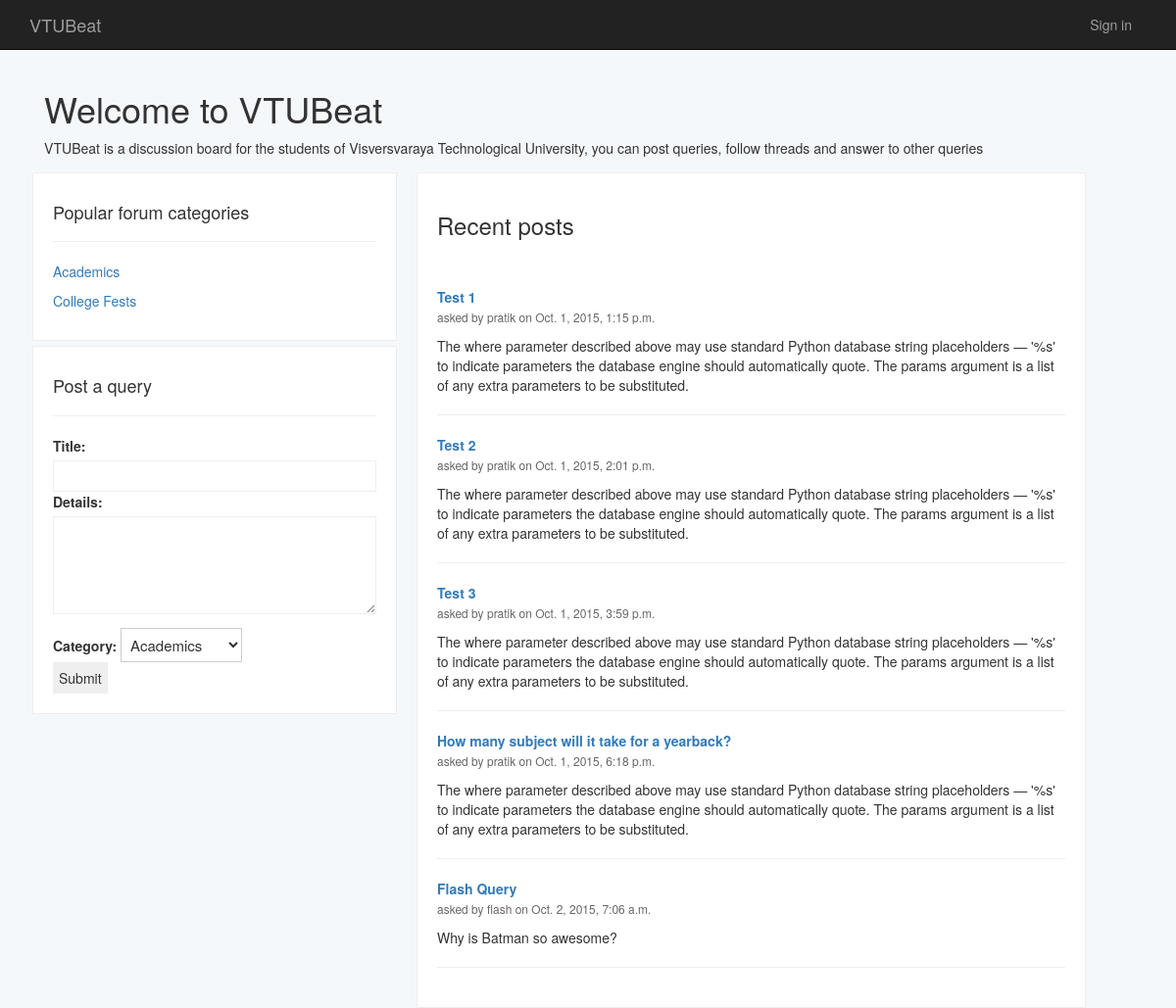
The page / on the database its author committed.
### post/models.py (models this page shows, shortened)
class Category(models.Model):
    cat_name = models.CharField(max_length=255)
    cat_desc = models.TextField()
    cat_slug = models.SlugField()
    class Meta:
        verbose_name_plural = 'Categories'
    def __unicode__(self):
		return self.cat_name

class Query(models.Model):
    title = models.CharField(max_length=255)
    query_details = models.TextField()
    date = models.DateTimeField(default = datetime.now)
    query_by = models.ForeignKey(User)
    query_cat = models.ManyToManyField(Category, related_name = "category")
    query_slug = models.SlugField()
    class Meta:
        verbose_name_plural = 'Queries'

### post/views.py (the view)
# urls.py: url(r'^$',post_views.index),
def index(request):
    form = QuerySubmitForm()
    recent_queries = Query.objects.all()
    categories = Category.objects.all()
    return render(request,"index.html", {"form":form,"queries":recent_queries,"categories":categories})

### post/forms.py
class QuerySubmitForm(forms.Form):
    query_title = forms.CharField(label="Title",max_length=255)
    query_text = forms.CharField(label="Details",widget=forms.Textarea)
    query_cat = forms.ChoiceField(label="Category",choices=CHOICES)

### templates/index.html (shortened to what this page needs)
{% extends "base.html" %}
    {% block content %}
      <div class="container">
        <div class="col-md-12 banner">
          <h1>Welcome to VTUBeat</h1>
          <p>VTUBeat is a discussion board for the students of Visversvaraya Technological University, you can
            post queries, follow threads and answer to other queries
          </p>
        </div>
        <div class="row">
          <div class="col-md-4 sidebar">
              <div class="row category-bar">
                <h4>Popular forum categories</h4>
                <hr/>
                {% for category in categories %}
                  <p><a href="{{ request.build_absolute_uri }}category/{{ category.cat_slug }}">{{ category }}</a></p>
                {% endfor %}
              </div>
              <div class="row query-form">
                <h4> Post a query</h4>
                <hr/>
                <form action="{{ request.build_absolute_uri }}post/" method="post">
                    {{ form }}
                    <input type="submit" value="Submit" />
                </form>
              </div>
          </div>
          <div class="col-md-7 all-queries">
              <h3>Recent posts</h3>
              <br/><br/>
              {% for query in queries %}
              <div class="query">
                <p>
                  <b>
                    <a href="{{ request.build_absolute_uri }}query/{{ query.query_slug }}">
                      {{ query.title }}
                    </a>
                  </b>
                  <span class="author">
                    <br/> asked by {{ query.query_by }} on {{ query.date }}
                  </span>
                </p>
                {{ query.query_details }}
              </div>
              <hr/>
            {% endfor %}
          </div>
        </div>
      </div>
    {% endblock %}

### static/css/custom.css (style rules this page uses)
body { background-color:#f5f8fa!important; }
.category-bar,.all-queries, .query-form { padding:20px; margin-left:3px; margin-top:5px; background:#fff; border:1px solid #eee; border-radius:0px; }
.all-queries { margin-left:20px; }
.query-form input { display:block; padding:5px; border:1px solid #eee; }
.query-form input[type="text"] { width:100%; }
.query-form select { background:#fff; margin-top:10px; padding:5px; font-size:15px; border:1px solid #ccc; }
.query-form textarea { height:100px; width:100%; border:1px solid #eee; }
.author { color:#666; font-size:12px; }

### rows shown on the page
Category: cat_name "Academics"
Category: cat_name "College Fests"
Query: title "Test 1", query_by "pratik", date "Oct. 1, 2015, 1:15 p.m.", query_details "The where parameter described above may use standard Python database string placeholders — '%s' to indicate parameters the database engine should automatically quote. The params argument is a list of any extra parameters to be substituted."
Query: title "Test 2", query_by "pratik", date "Oct. 1, 2015, 2:01 p.m.", query_details "The where parameter described above may use standard Python database string placeholders — '%s' to indicate parameters the database engine should automatically quote. The params argument is a list of any extra parameters to be substituted."
Query: title "Test 3", query_by "pratik", date "Oct. 1, 2015, 3:59 p.m.", query_details "The where parameter described above may use standard Python database string placeholders — '%s' to indicate parameters the database engine should automatically quote. The params argument is a list of any extra parameters to be substituted."
Query: title "How many subject will it take for a yearback?", query_by "pratik", date "Oct. 1, 2015, 6:18 p.m.", query_details "The where parameter described above may use standard Python database string placeholders — '%s' to indicate parameters the database engine should automatically quote. The params argument is a list of any extra parameters to be substituted."
Query: title "Flash Query", query_by "flash", date "Oct. 2, 2015, 7:06 a.m.", query_details "Why is Batman so awesome?"
